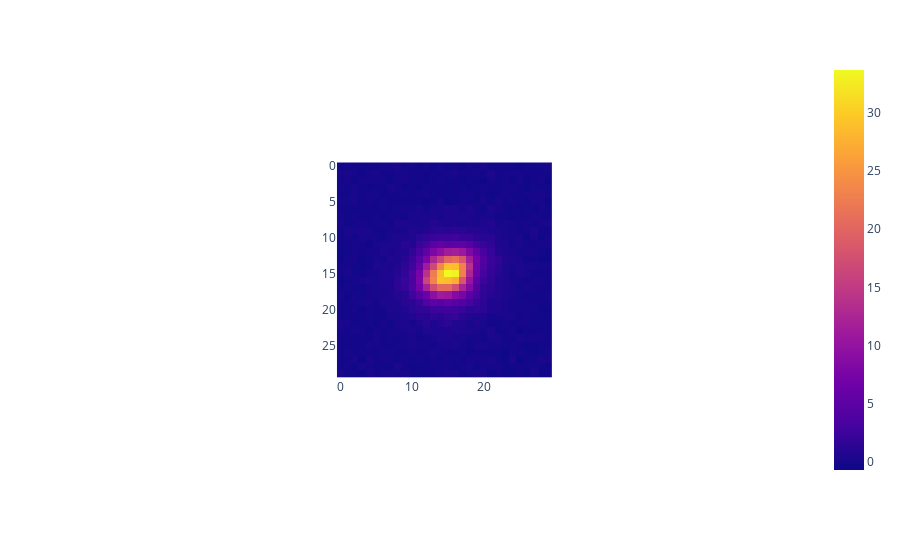

Source (notebook cell):
### Code cell
cutout_plot = px.imshow(star_cutout, aspect='equal')
cutout_plot.show()

### Figure 1 — Plotly figure (JSON) as saved in the notebook; plotly's stock layout.template omitted (floating-point values rounded to 4 significant figures; data arrays with more than 128 entries replaced by an {"elided": "..."} marker saying what was removed)
{"data": [{"coloraxis": "coloraxis", "hovertemplate": "x: %{x}<br>y: %{y}<br>color: %{z}<extra></extra>", "name": "0", "type": "heatmap", "xaxis": "x", "yaxis": "y", "z": {"elided": "30x30 float values"}}], "layout": {"autosize": true, "coloraxis": {"colorscale": [[0, "#0d0887"], [0.1111, "#46039f"], [0.2222, "#7201a8"], [0.3333, "#9c179e"], [0.4444, "#bd3786"], [0.5556, "#d8576b"], [0.6667, "#ed7953"], [0.7778, "#fb9f3a"], [0.8889, "#fdca26"], [1, "#f0f921"]]}, "margin": {"t": 60}, "xaxis": {"anchor": "y", "autorange": true, "constrain": "domain", "domain": [0.3523, 0.6477], "range": [-0.5, 29.5], "scaleanchor": "y"}, "yaxis": {"anchor": "x", "autorange": true, "constrain": "domain", "domain": [0, 1], "range": [29.5, -0.5]}}}
